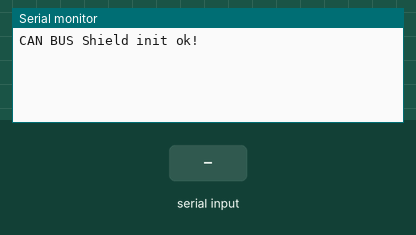
Simulated run of this sketch. Board: Arduino Uno, built with avr-gcc and run on an emulated ATmega328P. On the bench: the last lines printed to the serial monitor. Inputs (shaded band) come from the test bench.

Above: at 1.2 s.
1.3 s: "0" received over Serial
At 2.5 s:
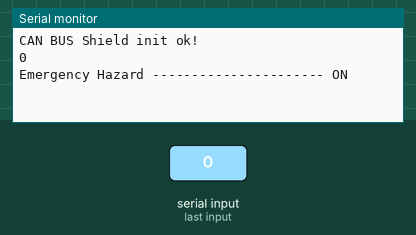
2.8 s: byte 118 ('v') received over Serial
At 3.9 s:
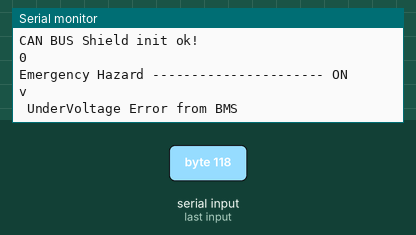
4.3 s: byte 116 ('t') received over Serial
At 5.1 s:
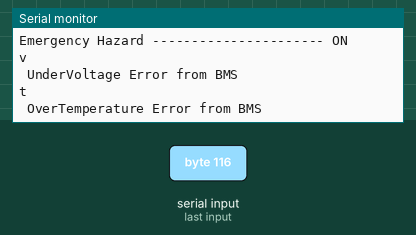
5.8 s: byte 111 ('o') received over Serial
At 6.2 s:
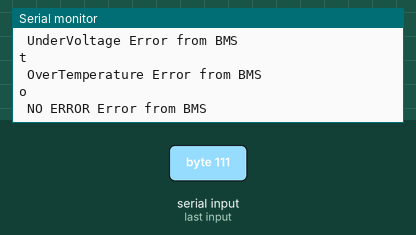
7.3 s: byte 117 ('u') received over Serial
At 8.5 s:
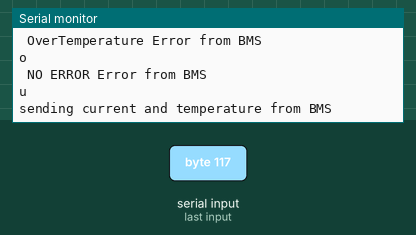
8.8 s: byte 104 ('h') received over Serial
At 9.7 s:
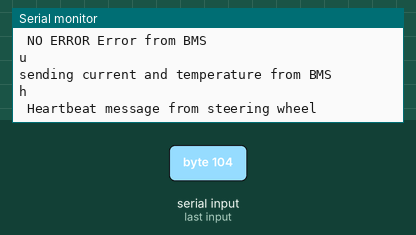

Measured:
- after the input at 1.3 s, the serial monitor: prints a new line at once (image 1)
- after the input at 2.8 s, the serial monitor: prints a new line at once (image 2)
- after the input at 4.3 s, the serial monitor: prints a new line at once (image 3)
- after the input at 5.8 s, the serial monitor: prints a new line at once (image 4)
- after the input at 7.3 s, the serial monitor: prints a new line at once (image 5)
- after the input at 8.8 s, the serial monitor: prints a new line at once (image 6)

The sketch:

Transmit_testing.ino
```cpp
// demo: CAN-BUS Shield, send data
#include <mcp_can.h>
#include <SPI.h>
#include <ubcsolar_can_ids.h>

#define CAN_ID_HORN 7


// the cs pin of the version after v1.1 is default to D9
// v0.9b and v1.0 is default D10
const int SPI_CS_PIN = 9;

MCP_CAN CAN(SPI_CS_PIN);                                    // Set CS pin

void setup()
{
    Serial.begin(115200);

    int canSSOffset = 0;

START_INIT:

        if(CAN_OK == CAN.begin(CAN_125KBPS))                   // init can bus : baudrate = 125k
    {
        Serial.println("CAN BUS Shield init ok!");
    }
    else
    {
        Serial.println("CAN BUS Shield init fail");
        Serial.print("Init CAN BUS Shield again with SS pin ");
        Serial.println(SPI_CS_PIN + canSSOffset);

        delay(100);

        canSSOffset ^= 1;
        CAN = MCP_CAN(SPI_CS_PIN + canSSOffset);
        goto START_INIT;
    }
}

unsigned char stmp[1] = {0};
unsigned char bigStmp[8] = {0,0,0,0,0,0,0,0};
void loop()
{
      char c;

      if(Serial.available())
      {
          c = Serial.read();

          if(c == '0')                          // EMERGENCY HAZARD  on
          {
              Serial.println("0");
              Serial.println("Emergency Hazard ---------------------- ON");
              stmp[0]=1;
              //CAN.sendMsgBuf(CAN_ID_HAZARD , 0, 1, stmp);
          }
          else if(c == '1')                      // EMERGENCY HAZARD  OFF
          {
              Serial.println("1");
              Serial.println("Emergency Hazard ---------------------- OFF");
              stmp[0]=0;
              //CAN.sendMsgBuf(CAN_ID_HAZARD , 0, 1, stmp);
          }
          else if(c == '2')                       // right Indicator  on
          {
              Serial.println("2");
              Serial.println("indicator  ---------------------- ON ------------- RIGHT side");
              stmp[0]=2;
              //CAN.sendMsgBuf(CAN_ID_SIGNAL_CTRL , 0, 1, stmp);
          }
          else if(c == '3')                       // left Indicator  on
          {
              Serial.println("3");
              Serial.println("indicator  ---------------------- ON ------------- LEFT side");
              stmp[0]=1;
              //CAN.sendMsgBuf(CAN_ID_SIGNAL_CTRL , 0, 1, stmp);
          }
          else if(c == '4')                       // right Indicator  on
          {
              Serial.println("4");
              Serial.println("indicator  ---------------------- OFF  ");
              stmp[0]=0;
              //CAN.sendMsgBuf(CAN_ID_SIGNAL_CTRL , 0, 1, stmp);
          }
          else if(c == '5')                       // BRAKE  on
          {
              Serial.println("5");
              Serial.println(" BRAKE  ---------------------- ON ");
              stmp[0]=1;
              CAN.sendMsgBuf(CAN_ID_BRAKE , 0, 1, stmp);
          }
          else if(c == '6')                       // BRAKE  on
          {
              Serial.println("6");
              Serial.println(" BRAKE  ---------------------- OFF");
              stmp[0]=0;
              CAN.sendMsgBuf(CAN_ID_BRAKE , 0, 1, stmp);
          }
          else if(c == '7')
          {
              Serial.println("7");
              Serial.println(" Horn  ---------------------- ON");
              stmp[0]=1;
              //CAN.sendMsgBuf(CAN_ID_HORN, 0, 1, stmp);
          }
          else if(c == '8')
          {
              Serial.println("8");
              Serial.println(" Horn  ---------------------- OFF");
              stmp[0]=0;
              //CAN.sendMsgBuf(CAN_ID_HORN, 0, 1, stmp);
          }
          else if (c== 'c')
          {
              Serial.println("c");
              Serial.println(" OverCurrent Error from BMS");
              stmp[0]=3 + 2*16; //5th bit is for status = running
              CAN.sendMsgBuf(CAN_ID_ZEVA_BMS_CORE_STATUS, 0, 8, stmp);
          }
          else if (c== 'v')
          {
              Serial.println("v");
              Serial.println(" UnderVoltage Error from BMS");
              stmp[0]=5 + 2*16;//5th bit is for status = running
              CAN.sendMsgBuf(CAN_ID_ZEVA_BMS_CORE_STATUS, 0, 8, stmp);
          }
          else if (c== 't')
          {
              Serial.println("t");
              Serial.println(" OverTemperature Error from BMS");
              stmp[0]=8 + 2*16;//5th bit is for status = running
              CAN.sendMsgBuf(CAN_ID_ZEVA_BMS_CORE_STATUS, 0, 8, stmp);
          }
          else if (c== 'o')
          {
              Serial.println("o");
              Serial.println(" NO ERROR Error from BMS");
              stmp[0]=0+ 2*16;//5th bit is for status = running
              CAN.sendMsgBuf(CAN_ID_ZEVA_BMS_CORE_STATUS, 0, 8, stmp);
          }
          else if (c== 'u'){
            Serial.println("u");
            Serial.println("sending current and temperature from BMS");
            unsigned int current = 1001 + 2048;//needs offset of 2048 (bc it's unsigned); subtract 2048 on other end to get real value
            unsigned int temperature = 20 + 128;//maybe needs offset of 128? to allow negative temperatures
            for(int i = 0; i < 4; i++){
              if(bitRead(current,i)){
                bitSet(bigStmp[3], i);
              } else {
                bitClear(bigStmp[3], i);
              }
            }
            for(int i = 0; i < 8; i++){
              if(bitRead(current,i+4)){
                bitSet(bigStmp[4], i);
              }else {
                bitClear(bigStmp[4], i);
              }
            }
            bigStmp[7] = temperature;
            CAN.sendMsgBuf(CAN_ID_ZEVA_BMS_CORE_STATUS, 0, 8, bigStmp);

          }
          else if (c== 'h')
          {
            Serial.println("h");
            Serial.println(" Heartbeat message from steering wheel");

            bigStmp[1] = 10;
            //bitSet(bigStmp[3], 0); //left turn
            //bitSet(bigStmp[3], 1); //right turn

            bitSet(bigStmp[3], 2); //regen brake
            //bitSet(bigStmp[3], 3); //horn
            //bitSet(bigStmp[3], 4); //hazard

            CAN.sendMsgBuf(CAN_ID_HEARTBEAT, 0, 8, bigStmp);
            for(int i = 0; i < 8; i++){
              bitClear(bigStmp[3], i);
            }
          }
          else if (c == 'i')
          {
            Serial.println("i");
            Serial.println(" Heartbeat message from steering wheel");
            //bitSet(bigStmp[3], 0);
            //bitSet(bigStmp[3], 1);
            //bitSet(bigStmp[3], 2);
            //bitSet(bigStmp[3], 3);
            //bitSet(bigStmp[3], 4);
            for(int i = 0; i < 8; i++){
              bitClear(stmp[3], i);
            }
            Serial.println(bigStmp[3], BIN);
            CAN.sendMsgBuf(CAN_ID_HEARTBEAT, 0, 8, bigStmp);
            for(int i = 0; i < 8; i++){
              bitClear(bigStmp[3], i);
            }
          }
          else if (c == 'm')
          {
            Serial.println("m");
            Serial.println(" mppt message");
            unsigned int val1 = 35.23 * 100;
            unsigned int val2 = 33.21 * 100;
            unsigned int val3 = 30.97 * 100;
            unsigned int val4 = 37.21 * 100;
            bigStmp[0] = highByte(val1);
            bigStmp[1] = lowByte(val1);
            bigStmp[2] = highByte(val2);
            bigStmp[3] = lowByte(val2);
            bigStmp[4] = highByte(val3);
            bigStmp[5] = lowByte(val3);
            bigStmp[6] = highByte(val4);
            bigStmp[7] = lowByte(val4);
            CAN.sendMsgBuf(202/*CAN_ID_CURRENT_SENSOR_1*/, 0, 8, bigStmp);
          }
      }
}
```
